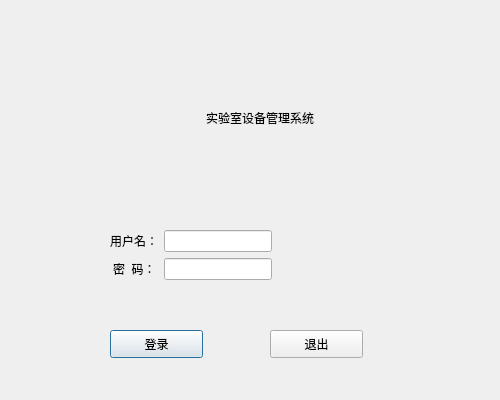
<?xml version="1.0" encoding="UTF-8"?>
<ui version="4.0">
 <class>LoginWindow</class>
 <widget class="QDialog" name="LoginWindow">
  <property name="geometry">
   <rect>
    <x>0</x>
    <y>0</y>
    <width>500</width>
    <height>400</height>
   </rect>
  </property>
  <property name="windowTitle">
   <string>Dialog</string>
  </property>
  <property name="sizeGripEnabled">
   <bool>false</bool>
  </property>
  <property name="modal">
   <bool>true</bool>
  </property>
  <widget class="QWidget" name="formLayoutWidget">
   <property name="geometry">
    <rect>
     <x>110</x>
     <y>230</y>
     <width>251</width>
     <height>86</height>
    </rect>
   </property>
   <layout class="QFormLayout" name="formLayout">
    <property name="sizeConstraint">
     <enum>QLayout::SetFixedSize</enum>
    </property>
    <property name="labelAlignment">
     <set>Qt::AlignCenter</set>
    </property>
    <property name="formAlignment">
     <set>Qt::AlignCenter</set>
    </property>
    <item row="0" column="0">
     <widget class="QLabel" name="label_2">
      <property name="text">
       <string>用户名：</string>
      </property>
     </widget>
    </item>
    <item row="0" column="1">
     <widget class="QLineEdit" name="username"/>
    </item>
    <item row="1" column="0">
     <widget class="QLabel" name="label_3">
      <property name="text">
       <string>密  码：</string>
      </property>
     </widget>
    </item>
    <item row="1" column="1">
     <widget class="QLineEdit" name="password">
      <property name="echoMode">
       <enum>QLineEdit::Password</enum>
      </property>
     </widget>
    </item>
   </layout>
  </widget>
  <widget class="QPushButton" name="Login">
   <property name="geometry">
    <rect>
     <x>110</x>
     <y>330</y>
     <width>93</width>
     <height>28</height>
    </rect>
   </property>
   <property name="text">
    <string>登录</string>
   </property>
  </widget>
  <widget class="QPushButton" name="Exit">
   <property name="geometry">
    <rect>
     <x>270</x>
     <y>330</y>
     <width>93</width>
     <height>28</height>
    </rect>
   </property>
   <property name="text">
    <string>退出</string>
   </property>
  </widget>
  <widget class="QLabel" name="label">
   <property name="geometry">
    <rect>
     <x>0</x>
     <y>0</y>
     <width>500</width>
     <height>200</height>
    </rect>
   </property>
   <property name="text">
    <string/>
   </property>
   <property name="pixmap">
    <pixmap resource="image/image.qrc">:/Image/login.jpg</pixmap>
   </property>
  </widget>
  <widget class="QLabel" name="label_4">
   <property name="geometry">
    <rect>
     <x>10</x>
     <y>100</y>
     <width>500</width>
     <height>35</height>
    </rect>
   </property>
   <property name="minimumSize">
    <size>
     <width>500</width>
     <height>0</height>
    </size>
   </property>
   <property name="text">
    <string>实验室设备管理系统</string>
   </property>
   <property name="alignment">
    <set>Qt::AlignCenter</set>
   </property>
  </widget>
 </widget>
 <resources>
  <include location="image/image.qrc"/>
 </resources>
 <connections/>
</ui>
